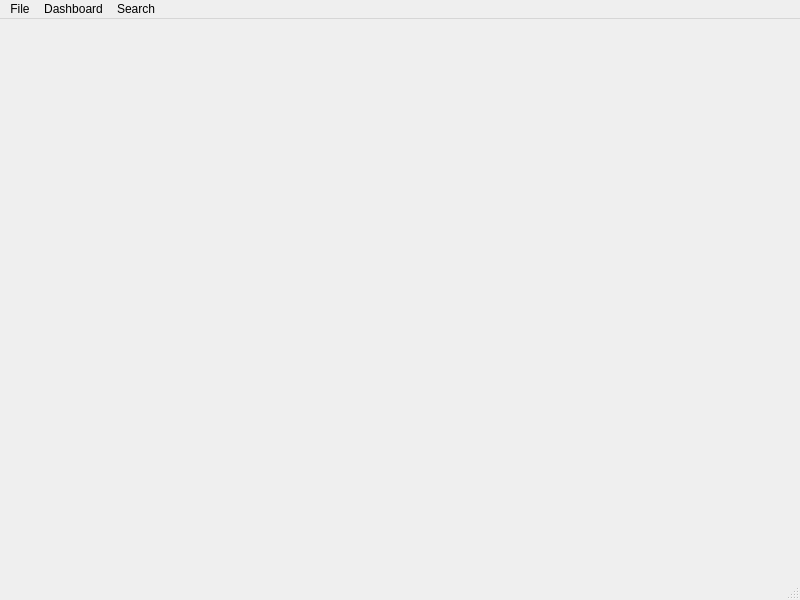
<?xml version="1.0" encoding="UTF-8"?>
<ui version="4.0">
 <class>MainWindow</class>
 <widget class="QMainWindow" name="MainWindow">
  <property name="geometry">
   <rect>
    <x>0</x>
    <y>0</y>
    <width>800</width>
    <height>600</height>
   </rect>
  </property>
  <property name="windowTitle">
   <string>MainWindow</string>
  </property>
  <widget class="QWidget" name="centralwidget">
   <layout class="QHBoxLayout" name="horizontalLayout">
    <item>
     <widget class="QWidget" name="widget" native="true"/>
    </item>
   </layout>
  </widget>
  <widget class="QMenuBar" name="menubar">
   <property name="geometry">
    <rect>
     <x>0</x>
     <y>0</y>
     <width>800</width>
     <height>22</height>
    </rect>
   </property>
   <widget class="QMenu" name="menuFile">
    <property name="title">
     <string>File</string>
    </property>
    <addaction name="actionOpen_Collection"/>
    <addaction name="actionBackup"/>
    <addaction name="actionAbout"/>
    <addaction name="separator"/>
    <addaction name="actionClose"/>
   </widget>
   <widget class="QMenu" name="menuSearch">
    <property name="title">
     <string>Search</string>
    </property>
    <addaction name="actionQuick_search"/>
   </widget>
   <widget class="QMenu" name="menuDashboard">
    <property name="title">
     <string>Dashboard</string>
    </property>
    <addaction name="actionView_Dashboard"/>
   </widget>
   <addaction name="menuFile"/>
   <addaction name="menuDashboard"/>
   <addaction name="menuSearch"/>
  </widget>
  <widget class="QStatusBar" name="statusbar"/>
  <action name="actionQuick_search">
   <property name="text">
    <string>Quick search...</string>
   </property>
  </action>
  <action name="actionClose">
   <property name="text">
    <string>Close</string>
   </property>
   <property name="shortcut">
    <string>Ctrl+W</string>
   </property>
   <property name="shortcutContext">
    <enum>Qt::ApplicationShortcut</enum>
   </property>
  </action>
  <action name="actionView_Dashboard">
   <property name="text">
    <string>View Dashboard</string>
   </property>
  </action>
  <action name="actionOpen_Collection">
   <property name="text">
    <string>Open</string>
   </property>
  </action>
  <action name="actionBackup">
   <property name="text">
    <string>Backup</string>
   </property>
  </action>
  <action name="actionAbout">
   <property name="text">
    <string>About Km</string>
   </property>
  </action>
 </widget>
 <resources/>
 <connections>
  <connection>
   <sender>actionClose</sender>
   <signal>triggered()</signal>
   <receiver>MainWindow</receiver>
   <slot>close()</slot>
   <hints>
    <hint type="sourcelabel">
     <x>-1</x>
     <y>-1</y>
    </hint>
    <hint type="destinationlabel">
     <x>399</x>
     <y>299</y>
    </hint>
   </hints>
  </connection>
 </connections>
</ui>
